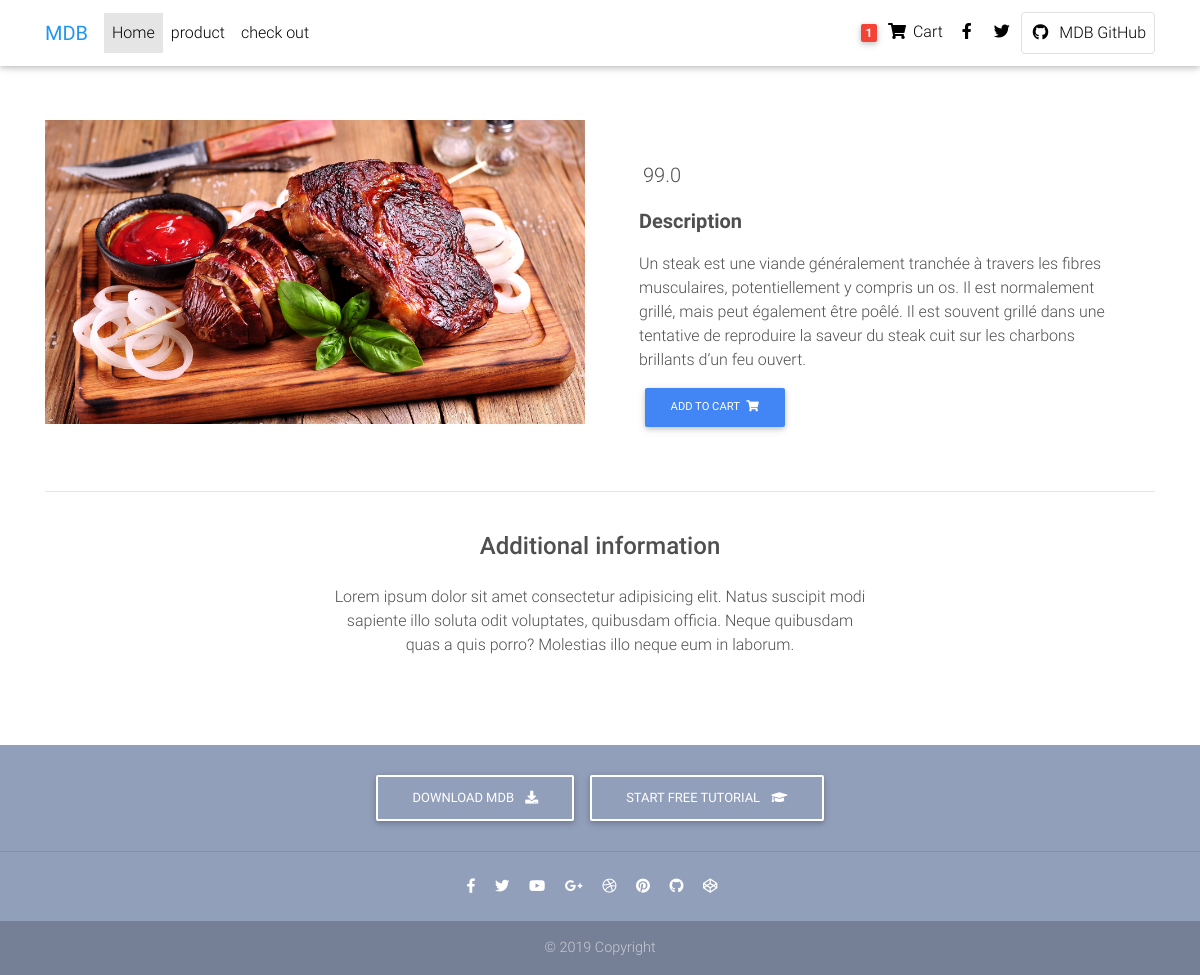
Page /product/steak/ on the committed database.
### core/models.py (models this page shows, shortened)
class Product(models.Model):
    title = models.CharField(max_length=100)
    price = models.FloatField()
    discount_price = models.FloatField(blank=True, null=True)
    category = models.ForeignKey(Category, blank=True, null=True, on_delete=models.CASCADE)
    subcategory = models.ForeignKey(SubCategory, blank=True, null=True, on_delete=models.CASCADE)
    slug = models.SlugField(blank=True)
    photo = models.ImageField(upload_to="gallery",default="gallery/food.png")
    description = models.TextField(default="No description available for this product")
    additional_items = models.ManyToManyField(AdditionalItem, blank=True, null=True)
    def get_add_to_cart_url(self):
        return reverse("core:add_to_cart", kwargs={'slug': self.slug})

### core/views.py (the view)
# urls.py: path('product/<slug>/', ProductDetail.as_view(), name='product'),
class ProductDetail(DetailView):
    model = Product

### templates/core/product_detail.html (shortened to what this page needs)
{% extends "core/basic.html" %}
{% block content %}
  <nav class="navbar fixed-top navbar-expand-lg navbar-light white scrolling-navbar">
    <div class="container">
      <a class="navbar-brand waves-effect" href="https://mdbootstrap.com/docs/jquery/" target="_blank">
        <strong class="blue-text">MDB</strong>
      </a>
      <div class="collapse navbar-collapse" id="navbarSupportedContent">
        <ul class="navbar-nav mr-auto">
          <li class="nav-item active">
            <a class="nav-link waves-effect" href="/">Home
            </a>
          </li>
          <li class="nav-item">
            <a class="nav-link waves-effect" href="/product/">product</a>
          </li>
          <li class="nav-item">
            <a class="nav-link waves-effect" href="/check_out/">check out
              </a>
          </li>
        </ul>
        <ul class="navbar-nav nav-flex-icons">
          <li class="nav-item">
            <a class="nav-link waves-effect">
              <span class="badge red z-depth-1 mr-1"> 1 </span>
              <i class="fas fa-shopping-cart"></i>
              <span class="clearfix d-none d-sm-inline-block"> Cart </span>
            </a>
          </li>
          <li class="nav-item">
            <a href="https://www.facebook.com/mdbootstrap" class="nav-link waves-effect" target="_blank">
              <i class="fab fa-facebook-f"></i>
            </a>
          </li>
          <li class="nav-item">
            <a href="https://twitter.com/MDBootstrap" class="nav-link waves-effect" target="_blank">
              <i class="fab fa-twitter"></i>
            </a>
          </li>
          <li class="nav-item">
            <a href="https://github.com/mdbootstrap/bootstrap-material-design" class="nav-link border border-light rounded waves-effect"
              target="_blank">
              <i class="fab fa-github mr-2"></i>MDB GitHub
            </a>
          </li>
        </ul>
      </div>
    </div>
  </nav>
  <main class="mt-5 pt-4">
    <div class="container dark-grey-text mt-5">
      <div class="row wow fadeIn">
        <div class="col-md-6 mb-4">
            <img src="{{ object.photo.url }}" class="img-fluid" alt="">
        </div>
        <div class="col-md-6 mb-4">
          <div class="p-4">
            <p class="lead">
              <span>
                {% if object.discount_price %}
                  {{object.discount_price}}
                {% else %}
                    {{object.price}}
                {% endif %}
            </span>
            </p>
            <p class="lead font-weight-bold">Description</p>
            <p>{{object.description}}</p>
            <a href="{{object.get_add_to_cart_url}}" class="btn btn-primary btn-md my-0 p">Add to cart
              <i class="fas fa-shopping-cart ml-1"></i>
            </a>
          </div>
        </div>
      </div>
      <hr>
      <div class="row d-flex justify-content-center wow fadeIn">
        <div class="col-md-6 text-center">
          <h4 class="my-4 h4">Additional information</h4>
          <p>Lorem ipsum dolor sit amet consectetur adipisicing elit. Natus suscipit modi sapiente illo soluta odit
            voluptates,
            quibusdam officia. Neque quibusdam quas a quis porro? Molestias illo neque eum in laborum.</p>
        </div>
      </div>
      <div class="row wow fadeIn">
        <div class="col-lg-4 col-md-12 mb-4">
        </div>
        <div class="col-lg-4 col-md-6 mb-4">
        </div>
        <div class="col-lg-4 col-md-6 mb-4">
        </div>
      </div>
    </div>
  </main>
{% endblock content %}

### rows in the picture
Product: photo (picture), price "99.0", description "Un steak est une viande généralement tranchée à travers les fibres musculaires, potentiellement y compris un os. Il est normalement grillé, mais peut également être poêlé. Il est souvent grillé dans une tentative de reproduire la saveur du steak cuit sur les charbons brillants d’un feu ouvert."
